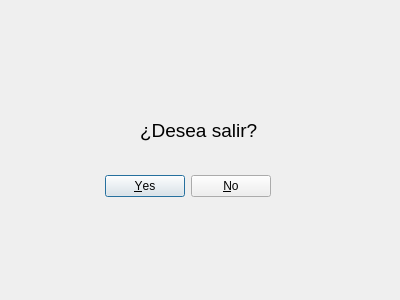
<?xml version="1.0" encoding="UTF-8"?>
<ui version="4.0">
 <class>Dialog</class>
 <widget class="QDialog" name="Dialog">
  <property name="windowModality">
   <enum>Qt::WindowModal</enum>
  </property>
  <property name="geometry">
   <rect>
    <x>0</x>
    <y>0</y>
    <width>400</width>
    <height>300</height>
   </rect>
  </property>
  <property name="windowTitle">
   <string>Dialog</string>
  </property>
  <widget class="QDialogButtonBox" name="buttonBox">
   <property name="geometry">
    <rect>
     <x>-70</x>
     <y>170</y>
     <width>341</width>
     <height>32</height>
    </rect>
   </property>
   <property name="orientation">
    <enum>Qt::Horizontal</enum>
   </property>
   <property name="standardButtons">
    <set>QDialogButtonBox::No|QDialogButtonBox::Yes</set>
   </property>
  </widget>
  <widget class="QLabel" name="label">
   <property name="geometry">
    <rect>
     <x>140</x>
     <y>110</y>
     <width>121</width>
     <height>41</height>
    </rect>
   </property>
   <property name="text">
    <string>&lt;html&gt;&lt;head/&gt;&lt;body&gt;&lt;p&gt;&lt;span style=&quot; font-size:14pt;&quot;&gt;¿Desea salir?&lt;/span&gt;&lt;/p&gt;&lt;/body&gt;&lt;/html&gt;</string>
   </property>
   <property name="textFormat">
    <enum>Qt::RichText</enum>
   </property>
  </widget>
  <widget class="QLabel" name="label_2">
   <property name="geometry">
    <rect>
     <x>150</x>
     <y>40</y>
     <width>91</width>
     <height>71</height>
    </rect>
   </property>
   <property name="text">
    <string/>
   </property>
   <property name="pixmap">
    <pixmap>warning.ico</pixmap>
   </property>
   <property name="scaledContents">
    <bool>true</bool>
   </property>
  </widget>
 </widget>
 <resources/>
 <connections>
  <connection>
   <sender>buttonBox</sender>
   <signal>accepted()</signal>
   <receiver>Dialog</receiver>
   <slot>accept()</slot>
   <hints>
    <hint type="sourcelabel">
     <x>248</x>
     <y>254</y>
    </hint>
    <hint type="destinationlabel">
     <x>157</x>
     <y>274</y>
    </hint>
   </hints>
  </connection>
  <connection>
   <sender>buttonBox</sender>
   <signal>rejected()</signal>
   <receiver>Dialog</receiver>
   <slot>reject()</slot>
   <hints>
    <hint type="sourcelabel">
     <x>316</x>
     <y>260</y>
    </hint>
    <hint type="destinationlabel">
     <x>286</x>
     <y>274</y>
    </hint>
   </hints>
  </connection>
 </connections>
</ui>
